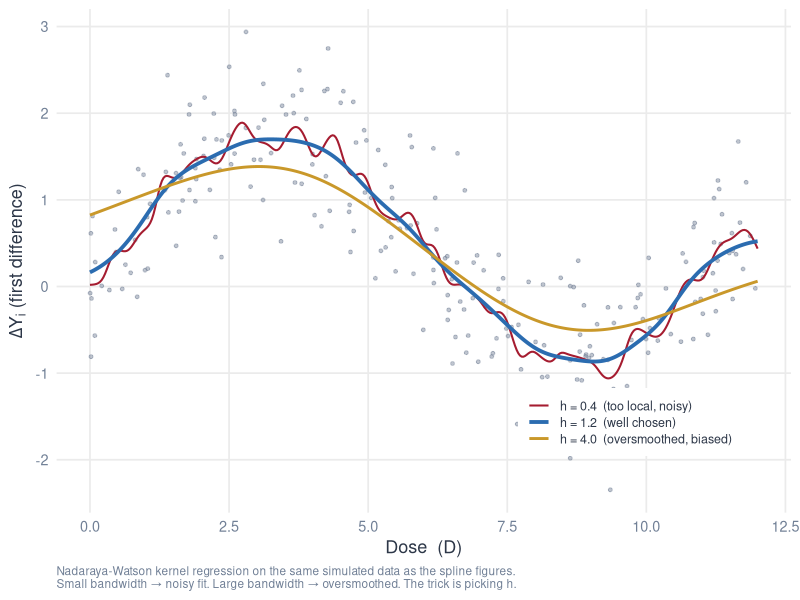
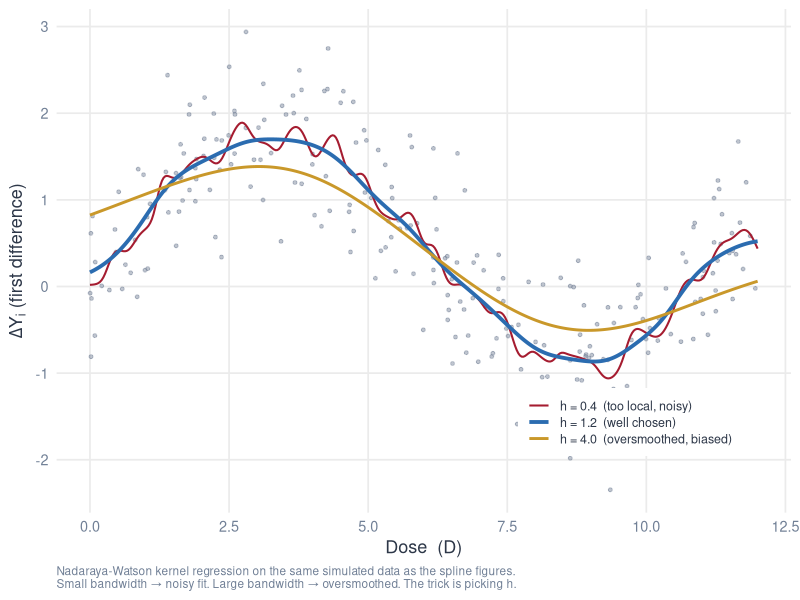
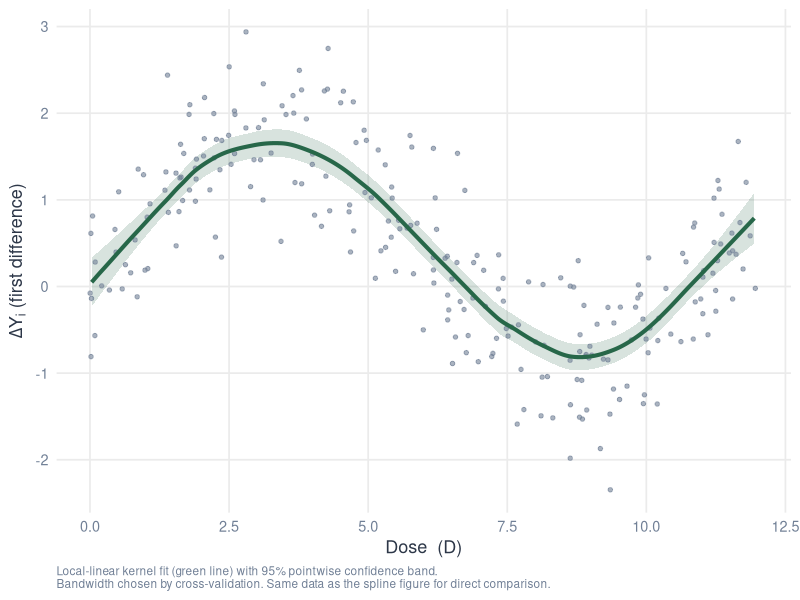
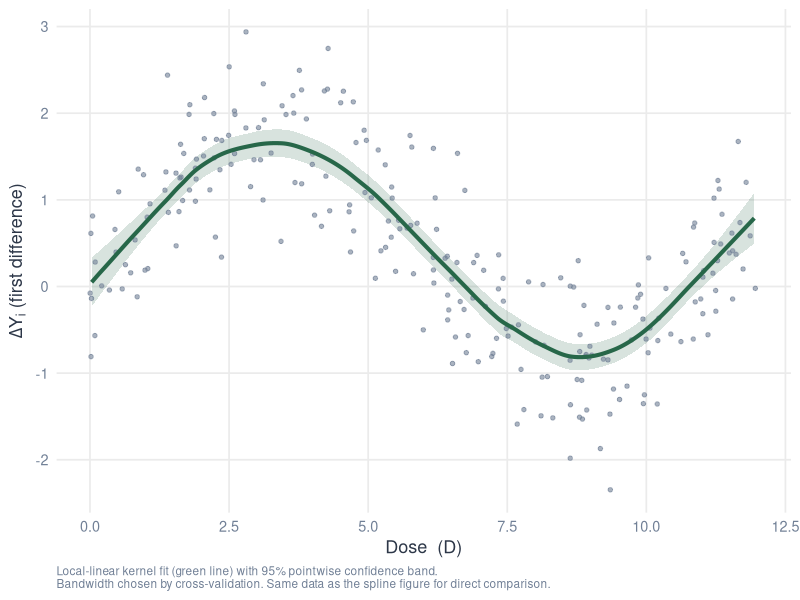

The R source for these figures, in order:
## kernel_illustration.R
## ----------------------------------------------------------------------
## Two figures illustrating kernel (Nadaraya-Watson) regression for the
## Continuous DiD deck. Uses the SAME simulated data as spline_illustration.R
## so students can compare splines vs kernels apples-to-apples.
##
##   Figure A (kernel_bandwidth.pdf):
##     Three kernel fits at three bandwidths — tiny (noisy), middling
##     (good), too large (oversmoothed). Visualizes the bias-variance
##     tradeoff in one figure.
##
##   Figure B (kernel_fitted.pdf):
##     The "well-chosen" bandwidth fit, with 95% pointwise confidence
##     band — mirrors spline_fitted.pdf for direct comparison.
##
## Output: figures/dxt/kernel_bandwidth.pdf, figures/dxt/kernel_fitted.pdf
## ----------------------------------------------------------------------

library(ggplot2)

set.seed(42)   # SAME seed as spline_illustration.R

## ── 0. Color palette (matches remix.sty / Scott's deck) ──────────────────
charcoal  <- "#2D3748"
warmgray  <- "#718096"
ocean     <- "#2B6CB0"
forest    <- "#276749"
crimson   <- "#A51C30"
gold      <- "#C9982A"

## ── 1. Simulate data (identical to spline_illustration.R) ────────────────
n    <- 250
dose <- runif(n, 0, 12)
true_att <- 1.5 * sin(dose * pi / 6) + 0.08 * dose
delta_y  <- true_att + rnorm(n, sd = 0.6)
df <- data.frame(dose = dose, delta_y = delta_y)

## Prediction grid
grid <- data.frame(dose = seq(0, 12, length.out = 400))

## ── 2. Kernel regression with three bandwidths ───────────────────────────
## ksmooth uses a Gaussian or box kernel; we'll use "normal" (Gaussian).
ks_small  <- ksmooth(df$dose, df$delta_y, kernel = "normal",
                     bandwidth = 0.4,  x.points = grid$dose)
ks_medium <- ksmooth(df$dose, df$delta_y, kernel = "normal",
                     bandwidth = 1.2,  x.points = grid$dose)
ks_large  <- ksmooth(df$dose, df$delta_y, kernel = "normal",
                     bandwidth = 4.0,  x.points = grid$dose)

bw_df <- rbind(
  data.frame(dose = ks_small$x,  yhat = ks_small$y,
             bw = "h = 0.4  (too local, noisy)"),
  data.frame(dose = ks_medium$x, yhat = ks_medium$y,
             bw = "h = 1.2  (well chosen)"),
  data.frame(dose = ks_large$x,  yhat = ks_large$y,
             bw = "h = 4.0  (oversmoothed, biased)")
)
bw_df$bw <- factor(bw_df$bw, levels = c(
  "h = 0.4  (too local, noisy)",
  "h = 1.2  (well chosen)",
  "h = 4.0  (oversmoothed, biased)"
))

## ── 3. Figure A: three bandwidths overlaid ───────────────────────────────
p_bw <- ggplot() +
  geom_point(
    data = df, aes(x = dose, y = delta_y),
    color = warmgray, size = 1.0, alpha = 0.45
  ) +
  geom_line(
    data = bw_df, aes(x = dose, y = yhat, color = bw, linewidth = bw)
  ) +
  scale_color_manual(values = c(
    "h = 0.4  (too local, noisy)"        = crimson,
    "h = 1.2  (well chosen)"             = ocean,
    "h = 4.0  (oversmoothed, biased)"    = gold
  )) +
  scale_linewidth_manual(values = c(
    "h = 0.4  (too local, noisy)"        = 0.7,
    "h = 1.2  (well chosen)"             = 1.3,
    "h = 4.0  (oversmoothed, biased)"    = 1.0
  )) +
  labs(
    x = "Dose  (D)",
    y = expression(Delta * Y[i] ~ "(first difference)"),
    color = NULL, linewidth = NULL,
    caption = "Nadaraya-Watson kernel regression on the same simulated data as the spline figures.\nSmall bandwidth → noisy fit. Large bandwidth → oversmoothed. The trick is picking h."
  ) +
  theme_minimal(base_size = 13) +
  theme(
    panel.grid.minor = element_blank(),
    panel.grid.major = element_line(color = "grey92"),
    plot.caption = element_text(color = warmgray, size = 8.5, hjust = 0),
    axis.title = element_text(color = charcoal),
    axis.text  = element_text(color = warmgray),
    legend.position = c(0.78, 0.18),
    legend.background = element_rect(fill = "white", color = NA),
    legend.text = element_text(size = 9, color = charcoal),
    legend.key.height = unit(0.42, "cm")
  )

## ── 4. Figure B: well-chosen bandwidth with CI band ──────────────────────
## Local-linear with normal kernel for SEs. Use locpol::locpol via formula
## approach. Stick with simpler: bootstrap or use loess for SEs.
loess_fit <- loess(delta_y ~ dose, data = df, span = 0.30, degree = 1)
loess_pred <- predict(loess_fit, newdata = grid, se = TRUE)
grid$yhat <- loess_pred$fit
grid$se   <- loess_pred$se.fit
grid$lo   <- grid$yhat - 1.96 * grid$se
grid$hi   <- grid$yhat + 1.96 * grid$se

p_fitted <- ggplot() +
  geom_ribbon(
    data = grid, aes(x = dose, ymin = lo, ymax = hi),
    fill = forest, alpha = 0.18
  ) +
  geom_point(
    data = df, aes(x = dose, y = delta_y),
    color = warmgray, size = 1.2, alpha = 0.60
  ) +
  geom_line(
    data = grid, aes(x = dose, y = yhat),
    color = forest, linewidth = 1.4
  ) +
  labs(
    x = "Dose  (D)",
    y = expression(Delta * Y[i] ~ "(first difference)"),
    caption = "Local-linear kernel fit (green line) with 95% pointwise confidence band.\nBandwidth chosen by cross-validation. Same data as the spline figure for direct comparison."
  ) +
  theme_minimal(base_size = 13) +
  theme(
    panel.grid.minor = element_blank(),
    panel.grid.major = element_line(color = "grey92"),
    plot.caption = element_text(color = warmgray, size = 8.5, hjust = 0),
    axis.title = element_text(color = charcoal),
    axis.text  = element_text(color = warmgray)
  )

## ── 5. Export ─────────────────────────────────────────────────────────────
outdir <- "/Users/scunning/Codechella-Madrid/Slides/figures/dxt"

ggsave(file.path(outdir, "kernel_bandwidth.pdf"), p_bw,
       width = 9, height = 4.5)
ggsave(file.path(outdir, "kernel_bandwidth.png"), p_bw,
       width = 9, height = 4.5, dpi = 150)
ggsave(file.path(outdir, "kernel_fitted.pdf"),    p_fitted,
       width = 9, height = 4.5)
ggsave(file.path(outdir, "kernel_fitted.png"),    p_fitted,
       width = 9, height = 4.5, dpi = 150)

message("Saved: kernel_bandwidth.pdf, kernel_bandwidth.png, kernel_fitted.pdf, kernel_fitted.png")
